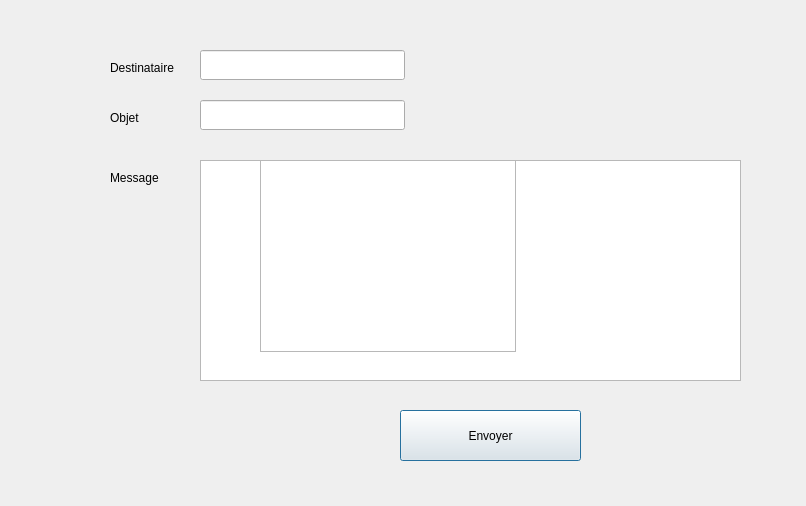
<?xml version="1.0" encoding="UTF-8"?>
<ui version="4.0">
 <class>mail</class>
 <widget class="QDialog" name="mail">
  <property name="geometry">
   <rect>
    <x>0</x>
    <y>0</y>
    <width>806</width>
    <height>506</height>
   </rect>
  </property>
  <property name="windowTitle">
   <string>Dialog</string>
  </property>
  <widget class="QLineEdit" name="subject">
   <property name="geometry">
    <rect>
     <x>200</x>
     <y>100</y>
     <width>205</width>
     <height>30</height>
    </rect>
   </property>
  </widget>
  <widget class="QLineEdit" name="rcpt">
   <property name="geometry">
    <rect>
     <x>200</x>
     <y>50</y>
     <width>205</width>
     <height>30</height>
    </rect>
   </property>
  </widget>
  <widget class="QTextEdit" name="msg">
   <property name="geometry">
    <rect>
     <x>200</x>
     <y>160</y>
     <width>541</width>
     <height>221</height>
    </rect>
   </property>
  </widget>
  <widget class="QPushButton" name="sendBtn">
   <property name="geometry">
    <rect>
     <x>400</x>
     <y>410</y>
     <width>181</width>
     <height>51</height>
    </rect>
   </property>
   <property name="text">
    <string>Envoyer</string>
   </property>
  </widget>
  <widget class="QLabel" name="label">
   <property name="geometry">
    <rect>
     <x>110</x>
     <y>60</y>
     <width>81</width>
     <height>16</height>
    </rect>
   </property>
   <property name="text">
    <string>Destinataire</string>
   </property>
  </widget>
  <widget class="QLabel" name="label_2">
   <property name="geometry">
    <rect>
     <x>110</x>
     <y>110</y>
     <width>55</width>
     <height>16</height>
    </rect>
   </property>
   <property name="text">
    <string>Objet</string>
   </property>
  </widget>
  <widget class="QLabel" name="label_3">
   <property name="geometry">
    <rect>
     <x>110</x>
     <y>170</y>
     <width>55</width>
     <height>16</height>
    </rect>
   </property>
   <property name="text">
    <string>Message</string>
   </property>
  </widget>
  <widget class="QLabel" name="label_4">
   <property name="geometry">
    <rect>
     <x>0</x>
     <y>0</y>
     <width>1920</width>
     <height>1080</height>
    </rect>
   </property>
   <property name="text">
    <string/>
   </property>
   <property name="pixmap">
    <pixmap resource="resource.qrc">:/resources/img/fond.png</pixmap>
   </property>
  </widget>
  <widget class="QColumnView" name="columnView">
   <property name="geometry">
    <rect>
     <x>260</x>
     <y>160</y>
     <width>256</width>
     <height>192</height>
    </rect>
   </property>
  </widget>
  <zorder>label_4</zorder>
  <zorder>subject</zorder>
  <zorder>rcpt</zorder>
  <zorder>msg</zorder>
  <zorder>sendBtn</zorder>
  <zorder>label</zorder>
  <zorder>label_2</zorder>
  <zorder>label_3</zorder>
  <zorder>columnView</zorder>
 </widget>
 <resources>
  <include location="resource.qrc"/>
 </resources>
 <connections/>
</ui>
